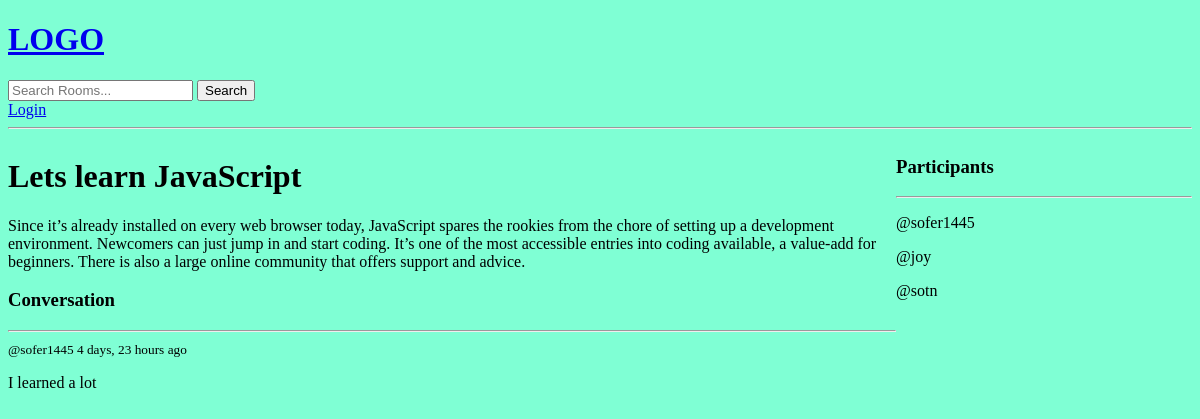
The page /room/3/ on the database as committed earlier.
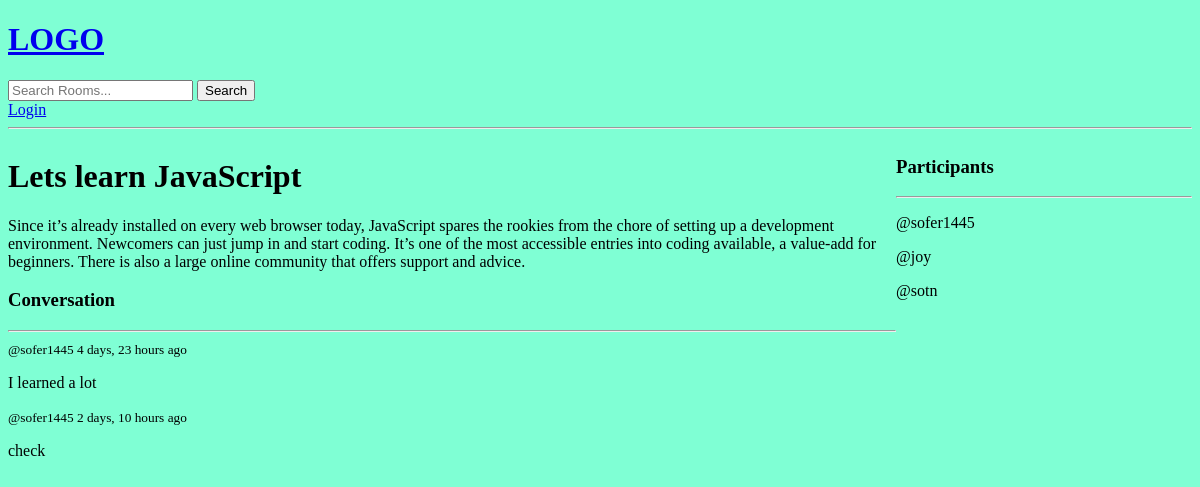
The same page on the database as committed later.
### base/models.py (models this page shows, shortened)
class Massage(models.Model):
    user = models.ForeignKey(User, on_delete=models.CASCADE)
    room = models.ForeignKey(Room, on_delete=models.CASCADE)
    body = models.TextField()
    updated = models.DateTimeField(auto_now=True)
    created = models.DateTimeField(auto_now_add=True)
    class Mata:
        ordering = ['-updated', '-created']

### base/views.py (the view, shortened to what this page needs)
# urls.py: path('room/<str:pk>/', views.room, name="room"),
def room(request, pk):
    room = Room.objects.get(id=pk)
    room_messages = room.massage_set.all()
    participants = room.participants.all()
    context = {'room': room, 'room_messages': room_messages, 'participants': participants}
    return render(request, 'base/room.html', context)

### base/templates/base/room.html (shortened to what this page needs)
{% extends 'main.html' %}
{% block content %}
    <div class="room-container">
        <div>
            <h1>{{ room.name }}</h1>
            <p>{{ room.description }}</p>
            <div class="comment-wrapper">
                <h3>Conversation</h3>
                <hr>
                {% for message in room_messages %}
                    <div>
                        <small>@{{ message.user }} {{ message.created|timesince }} ago </small>
                        <p>{{ message.body }}</p>
                    </div>
                {% endfor %}
            </div>
        </div>
        <div>
            <h3>Participants</h3>
            <hr>
            {% for participant in room.participants.all %}
                <div>
                    <p>@{{ participant.username }}</p>
                </div>
            {% endfor %}
        </div>
    </div>
{% endblock %}

Rows that differ between the two databases and show on the page:
added Massage: user "sofer1445", created "2 days, 10 hours", body "check"
